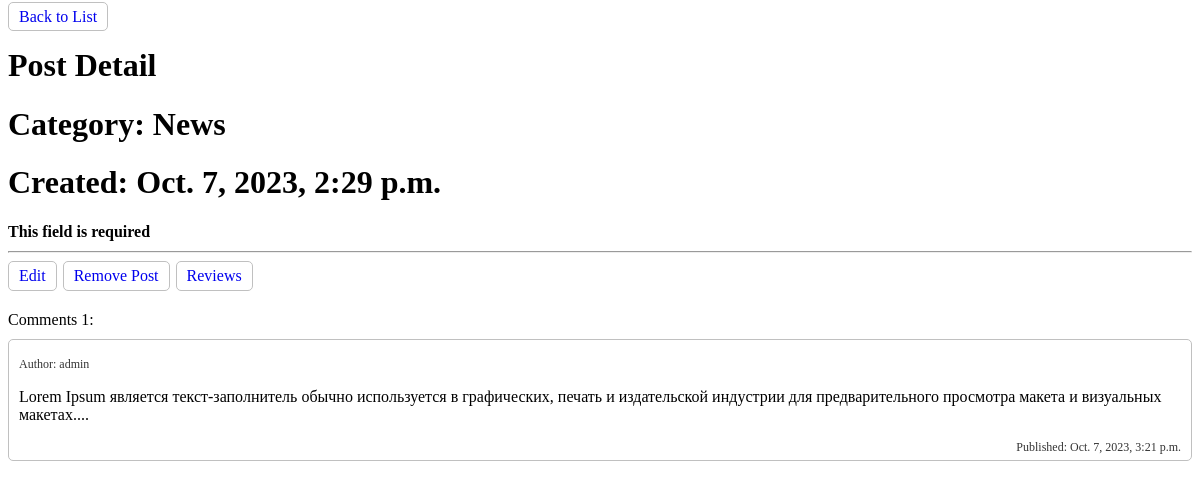
Screenshot of /post/detail/6 with the database file from the repository.
### blog/models.py (models this page shows, shortened)
class Post(models.Model):
    title = models.CharField(max_length=255, verbose_name='Title')
    text = models.TextField()
    isDraft = models.BooleanField(default=True)
    created = models.DateTimeField(auto_now_add=True)
    published_date = models.DateTimeField(auto_now_add=True)
    category = models.ForeignKey(PostCategory, on_delete=models.CASCADE, blank=True, null=True, verbose_name='Category')
    author = models.ForeignKey('auth.USER', on_delete=models.CASCADE, blank=True, null=True)

class PostCategory(models.Model):
    title = models.CharField(max_length=255, verbose_name='Title')
    text = models.TextField()
    created = models.DateTimeField(auto_now_add=True)
    published_date = models.DateTimeField(auto_now_add=True)

class Comment(models.Model):
    author = models.ForeignKey('auth.USER', on_delete=models.CASCADE)
    post_id = models.ForeignKey(Post, on_delete=models.CASCADE)
    text = models.TextField(verbose_name='Text')
    created = models.DateTimeField(auto_now_add=True)
    published_date = models.DateTimeField(auto_now_add=True, verbose_name='Published Date')

### blog/views.py (the view)
# urls.py: path('post/detail/<int:post_pk>', post_detail, name='post_detail'),
def post_detail(request, post_pk):
    post = Post.objects.get(pk=post_pk)
    comments = Comment.objects.filter(post_id=post_pk)
    comments_count = comments.count()
    context = {'post': post, 'comments': comments, 'comments_count': comments_count}
    return render(request, 'blog/post_detail.html', context)

### blog/templates/blog/post_detail.html (shortened to what this page needs)
<!DOCTYPE html>
<html lang="en">
<head>
</head>
<body>
<div>
    <a href="{% url 'post_list' %}" class="btn">
        Back to List
    </a>
    <h1>Post Detail</h1>
    <h1>Category: {{ post.category.title }}</h1>
    <h1>Created: {{ post.created }}</h1>
    <h1 class="text">{{ post.title }}</h1>
    <hr>
    <div class="controls">
        <a href="{% url 'post_edit' post_pk=post.pk%}" class="btn">
            Edit
        </a>
        <a href="{% url 'post_remove' post_pk=post.pk%}" class="btn">
            Remove Post
        </a>
        <a href="{% url 'post_feedback' post_pk=post.pk%}" class="btn">
            Reviews
        </a>
    </div>
    <div class="comments_wrapper">
        Comments {{comments_count}}:
        {% for comment in comments %}
        <div class="comment">
            <p class="author">Author: {{ comment.author }}</p>
            <p>{{ comment.text }}...</p>
            <div style="display: flex; justify-content: end">
                <span class="date">Published: {{ comment.published_date }}</span>
            </div>
        </div>
        {% endfor %}
    </div>
</div>
</body>
</html>

### blog/templates/blog/post_detail.html (style rules this page uses)
a { text-decoration: none; }
.text { font-size: 16px; }
.controls { display: flex; gap: 6px; }
.btn { padding: 5px 10px; border: 1px solid silver; border-radius: 5px; }
.comments_wrapper { margin-top: 20px; }
.comments_wrapper .comment { padding: 5px 10px; border: 1px solid silver; border-radius: 5px; margin-top: 10px; }
.comments_wrapper .comment .author { font-size: 12px; opacity: 0.8; }
.comments_wrapper .comment .date { font-size: 12px; opacity: 0.8; }

### rows the page displays
Post: category "News", created "Oct. 7, 2023, 2:29 p.m.", title "This field is required"
Comment: author "admin", text "Lorem Ipsum является текст-заполнитель обычно используется в графических, печать и издательской индустрии для предварительного просмотра макета и визуальных макетах.", published_date "Oct. 7, 2023, 3:21 p.m."

### other values shown
{{ comments_count }} "1"
